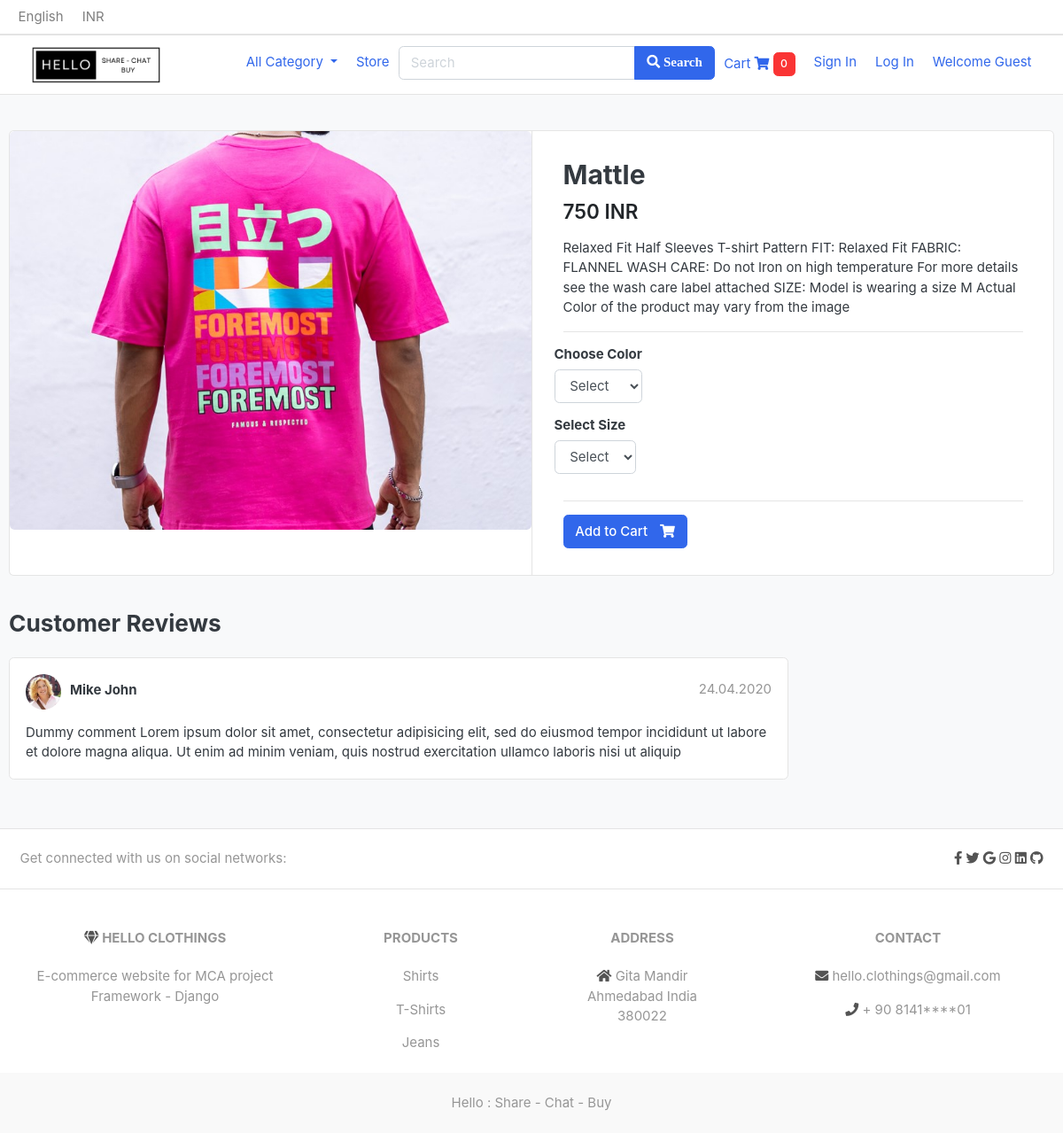
/store/tshirts/mattle/, run on the app's committed database.
### store/models.py (models this page shows, shortened)
class Product(models.Model):
    product_name    = models.CharField(max_length=200, unique=True)
    slug            = models.SlugField(max_length=200, unique=True)
    description     = models.TextField(max_length=500, blank=True)
    price           = models.IntegerField()
    images          = models.ImageField(upload_to='photos/products')
    stock           = models.IntegerField()
    is_available    = models.BooleanField(default=True)
    category        = models.ForeignKey(Category, on_delete=models.CASCADE)
    created_date    = models.DateTimeField(auto_now_add=True)
    modified_date   = models.DateTimeField(auto_now=True)

### store/views.py (the view)
# urls.py: path('<slug:category_slug>/<slug:product_slug>/',views.product_detail, name='product_detail'),
def product_detail(request, category_slug, product_slug):
    try:
        single_product = Product.objects.get(category__slug=category_slug, slug=product_slug)
        in_cart = CartItem.objects.filter(cart__cart_id=_cart_id_(request), product=single_product).exists()
    except Exception as e:
        raise e
    context = {
        'single_product':single_product,
        'in_cart':in_cart,
    }
    return render(request, 'store/product_detail.html', context)

### carts/context_processors.py (called while the page is built)
def counter(request):
    cart_count = 0
    if 'admin' in request.path:
        return {}
    else:
        try:
            cart = Cart.objects.filter(cart_id=_cart_id_(request))
            cart_items = CartItem.objects.all().filter(cart=cart[:1])
            for cart_item in cart_items:
                cart_count += cart_item.quantity
        except Cart.DoesNotExist:
            cart_count = 0
    return dict(cart_count=cart_count)

### carts/views.py (called while the page is built)
def _cart_id_(request):
    cart = request.session.session_key
    if not cart:
        cart = request.session.create()
    return cart

### category/context_processors.py (called while the page is built)
def menu_links(request):
    links = Category.objects.all()
    return dict(links=links)

### category/models.py (called while the page is built)
    def get_url(self):
        return reverse('products_by_category', args=[self.slug])

### store/models.py (called while the page is built)
    def colors(self):
        return super(VariationManager, self).filter(variation_category='color', is_active=True)

    def sizes(self):
        return super(VariationManager, self).filter(variation_category='size', is_active=True)

### templates/store/product_detail.html (shortened to what this page needs)
{% extends 'base.html' %}
{% load static %}
{% block content %}
<section class="section-content padding-y bg">
<div class="container">
<div class="card">
	<div class="row no-gutters">
		<aside class="col-md-6">
<article class="gallery-wrap">
	<div class="img-big-wrap">
	   <a href="#"><img src="{{ single_product.images.url }}"></a>
	</div>
</article>
		</aside>
		<main class="col-md-6 border-left">
<form action="{% url 'add_cart' single_product.id %}" method="post">
<article class="content-body">
<h2 class="title">{{ single_product.product_name }}</h2>
<div class="mb-3">
	<var class="price h4">{{ single_product.price }} INR </var>
</div>
<p>{{ single_product.description }}</p>
<hr>
	<div class="row">
		<div class="item-option-select">
			<h6>Choose Color</h6>
			<select  name="color" class="form-control" required>
				<option value="" disabled selected>Select</option>
			</select>
		</div>
	</div>
	<div class="row">
		<div class="item-option-select">
			<h6>Select Size</h6>
				<select name="size" class="form-control" required>
					<option value="" disabled selected>Select</option>
				</select>
		</div>
	</div>
	<hr>
	{% if single_product.stock <= 0 %}
		<h5 class="btn btn-danger">Out of Stock</h5>
	{% else %}
		<button type="submit" class="btn  btn-primary"> <span class="text">Add to Cart</span> <i class="fas fa-shopping-cart"></i>  </button>
	{% endif %}
</article>
</form>
		</main>
	</div>
</div>
<br>
<div class="row">
			<div class="col-md-9">
	<header class="section-heading">
		<h3>Customer Reviews </h3>
	</header>
	<article class="box mb-3">
		<div class="icontext w-100">
			<img src="{% static './images/avatars/avatar1.jpg' %}" class="img-xs icon rounded-circle">
			<div class="text">
				<span class="date text-muted float-md-right">24.04.2020 </span>
				<h6 class="mb-1">Mike John </h6>
			</div>
		</div>
		<div class="mt-3">
			<p>
				Dummy comment Lorem ipsum dolor sit amet, consectetur adipisicing elit, sed do eiusmod
				tempor incididunt ut labore et dolore magna aliqua. Ut enim ad minim veniam,
				quis nostrud exercitation ullamco laboris nisi ut aliquip
			</p>
		</div>
	</article>
	</div>
</div>
</div>
</section>
{% endblock %}

### static/css/ui.css (style rules this page uses)
html { font-family: "Inter", sans-serif; font-size: 15px; }
.content-body { flex: 1 1 auto; padding: 2rem 2.3rem; }
.img-xs, .img-sm, .img-md, .img-lg { -o-object-fit: cover; object-fit: cover; flex-shrink: 0; flex-grow: 0; }
.img-xs { width: 40px; height: 40px; }
.padding-y { padding-top: 40px; padding-bottom: 40px; }
var { font-style: normal; }
article:after, .form-group:after { display: block; clear: both; content: ""; }
.bg { background-color: #f8f9fa; }
.section-heading { margin-bottom: 20px; margin-top: 15px; }
p:last-child { margin-bottom: 0; }
.btn .text + i { margin-left: 10px; }
.icontext { display: inline-flex; align-items: center; vertical-align: middle; }
.icontext .text { width: 100%; line-height: 1.2; }
.icontext .icon { position: relative; margin-right: 10px; flex-shrink: 0; flex-grow: 0; }
.price { font-weight: 600; color: #212529; }
.box { padding: 18px; background: #fff; border-radius: 0.37rem; border: 1px solid #e4e4e4; }
.box img { max-width: 100%; }
.gallery-wrap .img-big-wrap { margin-bottom: 10px; border-radius: 0.37rem; overflow: hidden; background-color: #fff; }
.gallery-wrap .img-big-wrap a { text-align: center; display: block; }
.gallery-wrap .img-big-wrap img { height: 450px; width: auto; display: inline-block; }
.item-option-select { margin-bottom: 1rem; display: inline-block; margin-right: 15px; }

### data on the page
Product: images (picture), product_name "Mattle", price "750", description "Relaxed Fit Half Sleeves T-shirt Pattern FIT: Relaxed Fit FABRIC: FLANNEL WASH CARE: Do not Iron on high temperature For more details see the wash care label attached SIZE: Model is wearing a size M Actual Color of the product may vary from the image"

### other printed values
{{ cart_count }} "0"
